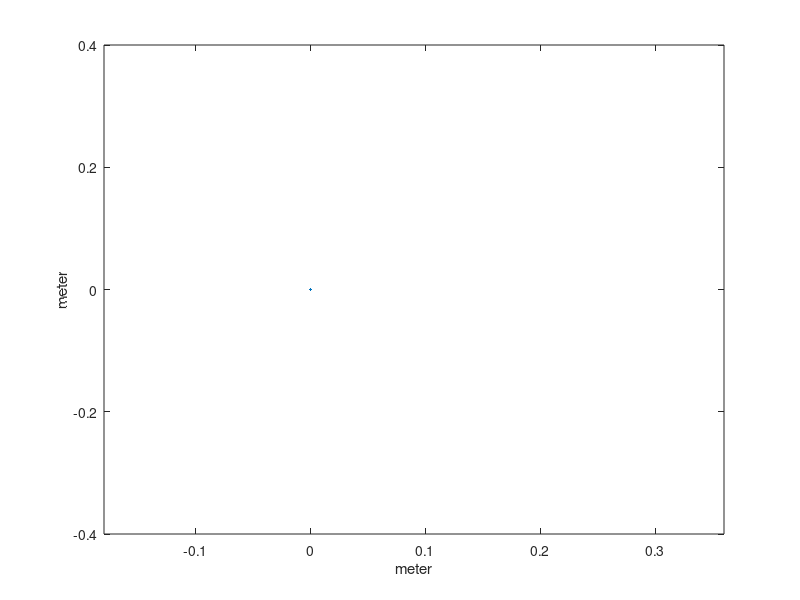

This figure's MATLAB source: (Note: this script raises an error after producing the figure.)
%% Cloth simulation

%% About

%This program is a simulation of a cloth based on a
%mass-spring-damper method.

%Created by Josefine Klintberg, Julius Halldan, Olivia Enroth, Elin
%Karlsson

%Based on the code by Auralius Manurung
%Copyright (c) 2016, All rights reserved.

%Requires navigation toolbox and database toolbox

%% Reset

close all; clc; clear all;

%% Main simulation

S.f = figure;
S.a = axes;
S.h = plot(0, 0);
%S.mText = uicontrol('style','text');

xlabel('meter');
ylabel('meter');

% Parameters, note that stiffness > damping > mass
% Euler 40, 8, 0.1
sim = 3; %1 = top row, 2 = one point, 3 = table
method = 2; %1 = Euler, 2 = Verlet


row =10;
col = 20;
ts = 0.001;              % Seconds
timelim = 10000;
distanceNodes = 0.02;    % Meter
stiffness = 20;           % N/m
damping = 4;            % Ns/m
mass = 0.2;              % Kg

if(sim == 1)
    stiffness = 40;           % N/m
    damping = 12;            % Ns/m
end

if(sim == 2)
    col = 8;
    row = 8;
    stiffness = 80;           % N/m 
    damping = 12;            % Ns/m %For showcase, use damping 2 and show spring force
    m = 0.08;
end

if(sim == 3)
    col = 10;
    stiffness = 20;           % N/m
    damping = 4;            % Ns/m
    mass = 0.2;              % Kg
end



% Build the nodes and the canvas
nodes.row = row;
nodes.col = col;

for c = 1: col
    for r = 1 : row
        node(r,c).initalPos = [(c - 1)*distanceNodes (r - 1)*distanceNodes ]; % 1 cm step
        node(r,c).pos = node(r,c).initalPos;
        node(r,c).pos_old = node(r,c).pos; % Used for Verlet integration
        node(r,c).acc = [0 0];
        node(r,c).vel = [0 0];
        node(r,c).force_ext = [0 0];
        
        % Set middle as fixed
        %if (r == floor(row/2) && c == floor(col/2))
        %    node(r,c).isFixed = 1;
        % Set top row as fixed
        if(sim == 1)
            if (r == 1)
                node(r,c).isFixed = 1;
            else
                node(r,c).isFixed = 0;
            end
        end
        
        % Set only one point
        if(sim == 2)
            if (r == 1 && c == 1)
                node(r,c).isFixed = 1;
            else
                node(r,c).isFixed = 0;
            end
        end

        % Set middle square as fixed
        if(sim == 3)
            if ((r <= floor(row/2)+3 && r >= floor(row/2)-3 ) && (c <= floor(col/2)+3 && c >= floor(col/2)-2 ))
                  node(r,c).isFixed = 1;
            else
                node(r,c).isFixed = 0;
            end
        end

        % Set corners as fixed
        %if (r == 1 && c == 1 || (r == 1 && c == col) || (r == row && c == 1) || (r == row && c == col) )
        %   node(r,c).isFixed = 1;

    end
end

nodes.node = node;

% Create the plot window
i = 1;
for c = 1 : nodes.col
    for r = 1 : nodes.row
        plot(i,:) = nodes.node(r, c).pos;
        i = i + 1;
    end
end

canvas_min = min(plot);
canvas_max = max(plot);
range = canvas_max - canvas_min;

xlim([canvas_min(1)-range(1) canvas_max(1)+range(1)])
if(sim == 1)
    ylim([canvas_min(2)-range(2)*nodes.row canvas_max(2)])
elseif(sim == 2)
    ylim([-1.5 canvas_max(2)]) %For fixed middle
elseif(sim == 3)
    ylim([-0.4 0.4]) %For fixed square
end
%view([0 -0.2 0.2])
plotwindow = drawNodes(S, plot, nodes, 0);

% Main loop
for i = 0 : timelim

    %Update the position of the nodes
    nodes = updateNode(nodes, mass, stiffness, damping, ts, method);
    
    %Draw the nodes in the plot
    plotwindow = drawNodes(S, plotwindow, nodes, ts);
end

%% Draw the nodes
function plot = drawNodes(S, plot, nodes, timestep)
i = 1;
for c = 1 : nodes.col
    for r = nodes.row : -1 : 1
        plot(i, :) = nodes.node(r, c).pos;
        i = i + 1;
    end
    
    for r = 1 : nodes.row
        plot(i,:) = nodes.node(r,c).pos;
        i = i + 1;
        if (c < nodes.col)
            plot(i ,:) = nodes.node(r, c + 1).pos;
            i = i + 1;
        end
    end
    
end

set(S.h, 'XData', plot(:,1));
set(S.h, 'YData', plot(:,2));

drawnow;
end

%% Build the nodes

function nodes = buildNodes(row, col)

nodes.row = row;
nodes.col = col;

for c = 1: col
    for r = 1 : row
        node(r,c).initalPos = [(c - 1) / 100 (r - 1) / 100 ]; % 1 cm step
        node(r,c).pos = node(r,c).initalPos;
        node(r,c).pos_old = node(r,c).pos;
        node(r,c).acc = [0 0];
        node(r,c).vel = [0 0];
        node(r,c).force_ext = [0 0];
        
        % Set top row as fixed
        if (r == 1)
            node(r,c).isFixed = 1;
        % Set middle row as fixed
        %if (r == floor(row/2))
        %    node(r,c).isFixed = 1;
        % Set top two corners as fixed
        %if (r == 1 && c == 1 || (r == 1 && c == col) )
        %   node(r,c).isFixed = 1;
        else
            node(r,c).isFixed = 0;
        end
    end
end

nodes.node = node;
end

%% Update the position of each node

function nodes = updateNode(nodes, mass, stiffness, damping, ts, method)

    row = nodes.row;
    col = nodes.col;
    node = nodes.node;

    for r = 1 : row
        nextRow = r + 1;
        prevRow = r - 1;
        
        for c = 1 : col
            nextCol = c + 1;
            prevCol = c - 1;
            
            % Stiffnes forces
            fs1 = [0 0];
            fs2 = [0 0];
            fs3 = [0 0];
            fs4 = [0 0];
            fs5 = [0 0];
            fs6 = [0 0];
            fs7 = [0 0];
            fs8 = [0 0];
            
            % Damping forces
            fb1 = [0 0];
            fb2 = [0 0];
            fb3 = [0 0];
            fb4 = [0 0];
            fb5 = [0 0];
            fb6 = [0 0];
            fb7 = [0 0];
            fb8 = [0 0];
           
            L = 10; % Initial link
            
            % Link 1
            if (r < row && c > 1)
                L = norm(node(r, c).initalPos - node(nextRow, prevCol).initalPos);
                xij = node(r, c).pos - node(nextRow, prevCol).pos;
                norm_xij = norm(xij);                
                fs1 = -stiffness * (norm_xij - L) * xij / norm_xij;
                fb1 = -damping*(node(r, c).vel - node(nextRow, prevCol).vel);
            end

            % Link 2
            if (r < row)
                L = norm(node(r, c).initalPos - node(nextRow, c).initalPos);
                xij = node(r, c).pos - node(nextRow, c).pos;
                norm_xij = norm(xij);
                fs2 = -stiffness * (norm_xij - L) * xij / norm_xij;
                fb2 = -damping*(node(r, c).vel - node(nextRow, c).vel);
            end

            % Link 3
            if (c < col)
                L = norm(node(r, c).initalPos - node(r, nextCol).initalPos);
                xij = node(r, c).pos - node(r, nextCol).pos;
                norm_xij = norm(xij, 2);
                fs3 = -stiffness * (norm_xij - L) * xij / norm_xij;
                fb3 = -damping*(node(r, c).vel - node(r, nextCol).vel);
            end

            % Link 4
            if (r > 1 && c < col)
                L = norm(node(r, c).initalPos - node(prevRow, nextCol).initalPos);
                xij = node(r, c).pos - node(prevRow, nextCol).pos;
                norm_xij = norm(xij, 2);
                fs4 = -stiffness * (norm_xij - L) * xij / norm_xij;
                fb4 = -damping*(node(r, c).vel - node(prevRow, nextCol).vel);
            end

            % Link 5
            if (r > 1)
                L = norm(node(r, c).initalPos - node(prevRow, c).initalPos);
                xij = node(r, c).pos - node(prevRow, c).pos;
                norm_xij = norm(xij, 2);
                fs5 = -stiffness * (norm_xij - L) * xij / norm_xij;
                fb5 = -damping*(node(r, c).vel - node(prevRow, c).vel);
            end

            % Link 6
            if (c > 1)
                L = norm(node(r, c).initalPos - node(r, prevCol).initalPos);                        
                xij = node(r, c).pos - node(r, prevCol).pos; 
                norm_xij = norm(xij, 2);
                fs6 = -stiffness * (norm_xij - L) * xij / norm_xij;
                fb6 = -damping*(node(r, c).vel - node(r, prevCol).vel);
            end
            
            % Link 7
            if (r < row && c < col)
                L = norm(node(r, c).initalPos - node(nextRow, nextCol).initalPos);                        
                xij = node(r, c).pos - node(nextRow, nextCol).pos; 
                norm_xij = norm(xij, 2);
                fs7 = -stiffness * (norm_xij - L) * xij / norm_xij;
                fb7 = -damping*(node(r, c).vel - node(nextRow, nextCol).vel);
            end
            
            % Link 8
            if (r > 1 && c > 1)
                L = norm(node(r, c).initalPos - node(prevRow, prevCol).initalPos);                        
                xij = node(r, c).pos - node(prevRow, prevCol).pos; 
                norm_xij = norm(xij, 2);
                fs8 = -stiffness * (norm_xij - L) * xij / norm_xij;
                fb8 = -damping*(node(r, c).vel - node(prevRow, prevCol).vel);
            end

            node(r,c).force =  fs1 + fs2 + fs3 + fs4 + fs5 + fs6 + fs7 + fs8 + ...
                               (fb1 + fb2 + fb3 + fb4 + fb5 + fb6 + fb7 + fb8) + ...
                               mass * [0 -9.81] ...
                               - node(r,c).force_ext;
            %disp(node(r,c).force)

        end
    end

    % Position, velocity, and accelleration update for all nodes
    for r = 1 : row        
        for c = 1: col
            if  node(r,c).isFixed ~= 1  % Upate all nodes except the fixed ones          
                node(r,c).acc = node(r,c).force ./ mass;
                
                % Euler method for updating position and velocity
                if(method == 1)
                    node(r,c).vel = Euler(node(r,c).vel, node(r,c).acc, ts);
                    node(r,c).pos = Euler(node(r,c).pos, node(r,c).vel, ts); 
                else
                % Verlet method for updating position and velocity
                [node(r,c).pos_old, node(r,c).pos, node(r,c).vel] = Verlet(node(r,c).pos, node(r,c).pos_old, node(r,c).acc, ts);
            
                end
            end
        end
    end
    
    nodes.node = node;
end

%% Euler function

function xtNext = Euler(xt, xtPrim,h)
    xtNext = xt + h*xtPrim;
end


%% Verlet function

% Position and velocity update
function [xtLast, xtNext, vtNext] = Verlet(xt, xtPrev, xtPrimPrim, h)
    xtLast = xt;
    xtNext = 2*xt - xtPrev + h^2*xtPrimPrim;
    vtNext = 1/(2*h) * (xtNext - xt);
end
